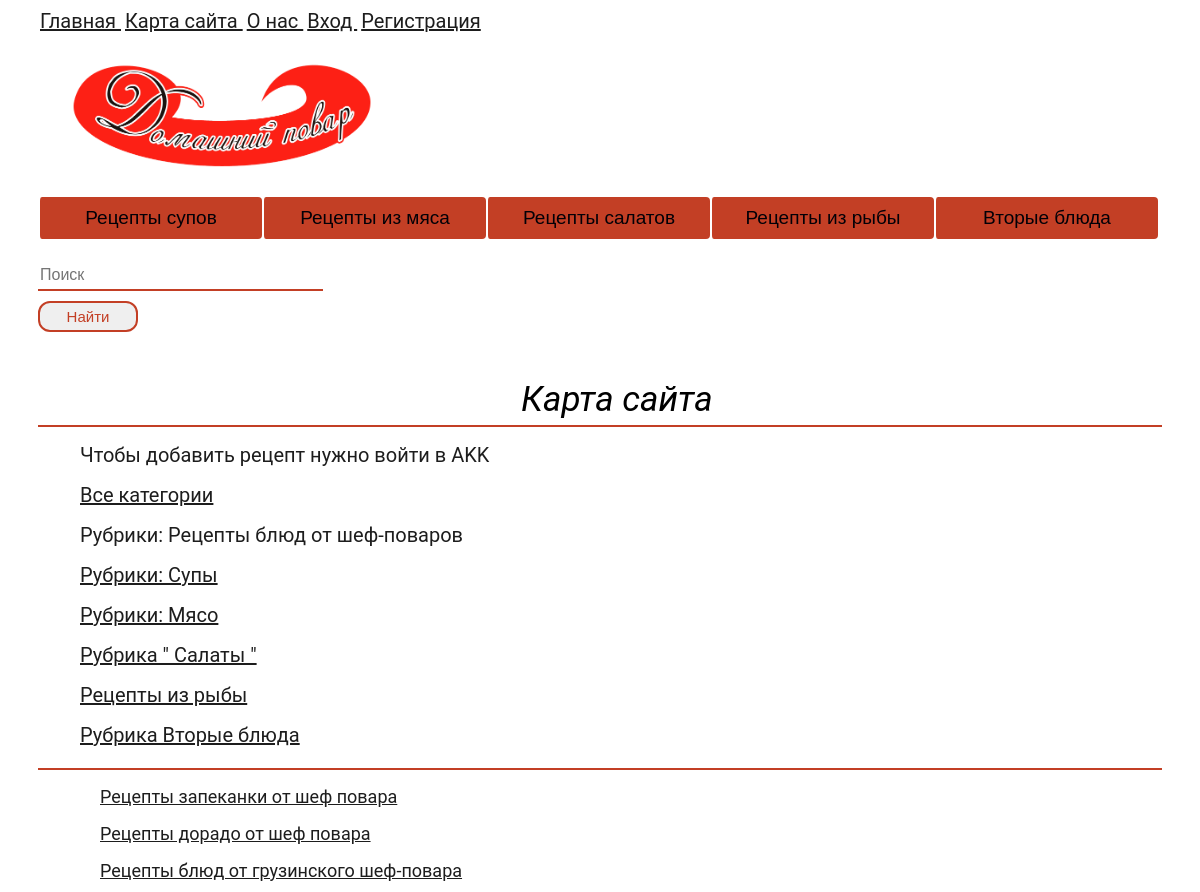
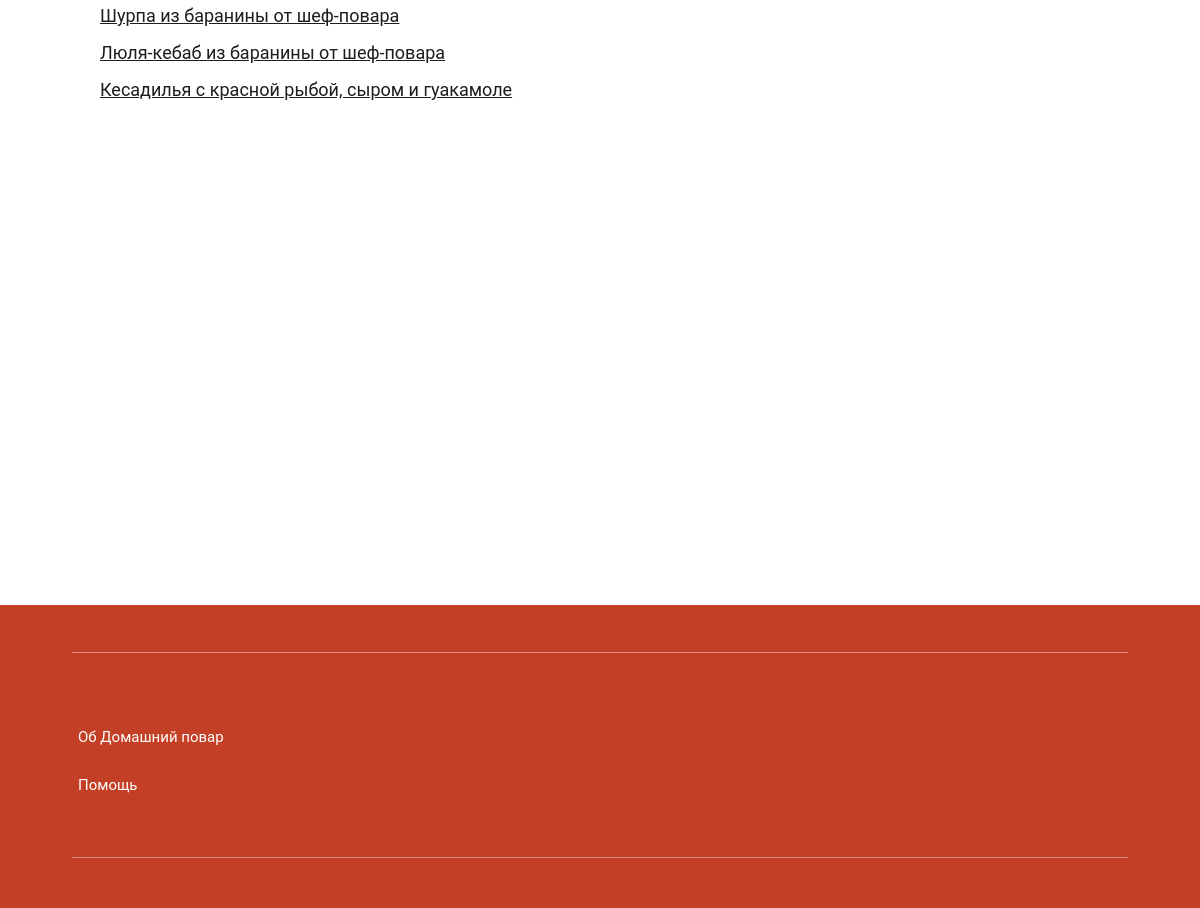
The app's page /map/category/1/ with its own data (2 pictures, top to bottom).
### map/models.py (models this page shows, shortened)
class Category(models.Model):
    name = models.CharField(max_length=200, db_index=True)
    def get_absolute_url(self):
        return reverse('category', kwargs={'cat_id': self.pk})
    class Meta:
        ordering = ['id']

class Heh(models.Model):
    title = models.CharField('Название', max_length=80)
    content = models.TextField(blank=True, null=True, verbose_name="Текст статьи")
    photo = models.ImageField(upload_to="photos/%Y/%m/%d/", null=True, verbose_name="Фото")
    data = models.DateField('Дата публикации')
    cat_id = models.ForeignKey('Category', on_delete=models.PROTECT, null=True, verbose_name="Категории")
    def get_absolute_url(self):
        return reverse('post', kwargs={'post_id': self.pk})
    class Meta:
        verbose_name = 'Рецепт'
        verbose_name_plural = 'Рецепты блюд от шеф-поваро'
        ordering = ['id']

### map/views.py (the view)
# urls.py: path('category/<int:cat_id>/', views.show_category, name='category'),
def show_category(request, cat_id):
    recept = Heh.objects.filter(cat_id=cat_id)
    cats = Category.objects.all()
    return render(request, 'map/map_home.html', {'recept': recept, 'cats': cats, 'cat_selected': cat_id,})

### map/templates/map/map_home.html (shortened to what this page needs)
{% extends 'main/layout.html' %}
{% block content %}
<div class="tovar">
    <div class="container">
    <p style="font-size:35px;" class="tovar__main">Карта сайта</p>
          <div class="tovar__line"></div>
          {% if request.user.is_authenticated %}
          <ul><a class="men" href="{% url 'addrecept' %}">Добавить рецепт</a></ul>
          {% else %}
          <ul><a class="men">Чтобы добавить рецепт нужно войти в AKK</a></ul>
          {% endif %}
          {% if cat_selected == 0 %}
          <ul><a class="men">Все категории</a></ul>
          {% else %}
          <ul><a class="men" href="{% url 'map_home' %}">Все категории</a></ul>
          {% endif %}
          {% for el in cats %}
              {% if el.pk == cat_selected %}
              <ul><a class="men">{{ el.name }}</a></ul>
              {% else %}
              <ul><a class="men" href="{{ el.get_absolute_url }}">{{ el.name }}</a></ul>
              {% endif %}
          {% endfor %}
          <div class="tovar__line"></div>
          {% for p in recept %}
          <ul>
            <a class="men_krt" href="{{ p.get_absolute_url }}">{{ p.title }}</a>
          </ul>
          {% endfor %}
          </div>
      </div>
{% endblock  %}

### main/static/main/css/1style.css (style rules this page uses)
body { margin: 0; padding: 0; font-family: 'Roboto', sans-serif; }
.men { padding: 5px 2px; color: #1D1D1D; font-size: 20px; list-style-type: none; }
.men_krt { padding: 3px 22px; color: #1D1D1D; font-size: 18px; list-style-type: none; }
.tovar { display: flex; justify-content: center; padding-bottom: 89px; margin-top: 100px; }
.tovar__main { font-style: italic; font-size: 16px; text-align: center; }
.tovar__line { border-top: none; border-left: none; border-right: none; border-bottom: 2px solid rgb(195, 63, 37); padding-bottom: 5px; font-size: 16px; }
.tovar .container > p { font-size: 22px; margin-top: -111px; margin-left: 3%; margin-bottom: 0; }
.container { max-width: 1124px; width: 1124px; }
.tovar { margin-top: 150px; }

### records on screen
Category: name "Рубрики: Рецепты блюд от шеф-поваров"
Category: name "Рубрики: Супы"
Category: name "Рубрики: Мясо"
Category: name "Рубрика \" Салаты \""
Category: name "Рецепты из рыбы"
Category: name "Рубрика Вторые блюда"
Heh: title "Рецепты запеканки от шеф повара"
Heh: title "Рецепты дорадо от шеф повара"
Heh: title "Рецепты блюд от грузинского шеф-повара"
Heh: title "Шурпа из баранины от шеф-повара"
Heh: title "Люля-кебаб из баранины от шеф-повара"
Heh: title "Кесадилья с красной рыбой, сыром и гуакамоле"
